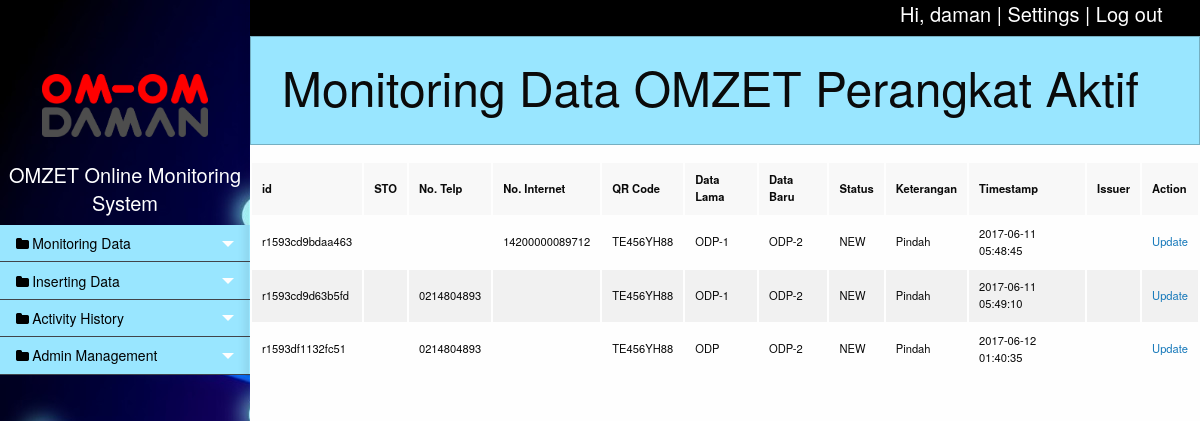
The app's page /monitor_pa.php (signed in) with its own data.
### tables this page shows
CREATE TABLE `tb_account` (
  `email` varchar(30) NOT NULL,
  `password` varchar(32) NOT NULL,
  `fname` varchar(20) NOT NULL,
  `lname` varchar(20) NOT NULL,
  `phone` varchar(20) NOT NULL,
  `acctype` varchar(20) NOT NULL,
  `sto` varchar(3) NOT NULL
);

CREATE TABLE `tb_pa` (
  `id` varchar(15) NOT NULL,
  `sto` varchar(3) NOT NULL,
  `no_telp` varchar(30) NOT NULL,
  `no_internet` varchar(30) NOT NULL,
  `qr` varchar(12) NOT NULL,
  `data_lama` varchar(50) NOT NULL,
  `data_baru` varchar(50) NOT NULL,
  `status` varchar(20) NOT NULL,
  `keterangan` varchar(50) NOT NULL,
  `tanggal` timestamp NOT NULL DEFAULT CURRENT_TIMESTAMP ON UPDATE CURRENT_TIMESTAMP,
  `issuer` varchar(30) NOT NULL,
  `followup` varchar(30) NOT NULL
);

### function/session.php (called while the page is built, shortened)
<?php
	include('database.php');
	$user_email=$_SESSION['login_user'];
	$query=mysqli_query($con, "SELECT * FROM tb_account WHERE email='".$user_email."'");
	$row=mysqli_fetch_assoc($query);
	$login_fname=$row['fname'];
	$login_acctype=$row['acctype'];
?>

### function/omom.php (the view, shortened to what this page needs)
<?php
	function viewData($opt,$acctype){
		include('database.php');
		switch ($opt){
			case 1:
				$tb='tb_pa';
				break;
		}
		if($opt==1 || $opt==2 || $opt==3){
			$query=mysqli_query($con, "SELECT * FROM ".$tb);
		}
		else{
			$query=mysqli_query($con, "SELECT * FROM `tb_history` ORDER BY `tb_history`.`tanggal` DESC ");
		}
		if(mysqli_num_rows($query)>0){
			while ($row = mysqli_fetch_array($query)){
				if($opt==4){
					if($row['status']=="CLOSED"){
						echo '<tr style="background-color:#daf6ff">';
					}elseif($row['status']=="REJECTED"){
						echo '<tr style="background-color:#ff9999">';
					}else{
						echo '<tr>';
					}
					$isquery=mysqli_query($con, "SELECT fname FROM tb_account WHERE email='".$row['issuer']."'");
					$isrow=mysqli_fetch_assoc($isquery);
					$fuquery=mysqli_query($con, "SELECT fname FROM tb_account WHERE email='".$row['followup']."'");
					$furow=mysqli_fetch_assoc($fuquery);
					echo
					'<td>'.$row['id'].'</td>
					 <td>'.$row['sto'].'</td>
					 <td>'.$row['no_telp'].'</td>
					 <td>'.$row['no_internet'].'</td>
					 <td>'.$row['qr'].'</td>
					 <td>'.$row['data_lama'].'</td>
					 <td>'.$row['data_baru'].'</td>
					 <td>'.$row['status'].'</td>
					 <td>'.$row['keterangan'].'</td>
					 <td>'.$row['tanggal'].'</td>
					 <td><a href="profile.php?vemail='.$row['issuer'].'">'.$isrow['fname'].'</a></td>
					 <td><a href="profile.php?vemail='.$row['followup'].'">'.$furow['fname'].'</a></td>
					 </tr>';
				}else{
					echo
					'<tr>
					 <td>'.$row['id'].'</td>
					 <td>'.$row['sto'].'</td>
					 <td>'.$row['no_telp'].'</td>
					 <td>'.$row['no_internet'].'</td>
					 <td>'.$row['qr'].'</td>
					 <td>'.$row['data_lama'].'</td>
					 <td>'.$row['data_baru'].'</td>
					 <td>'.$row['status'].'</td>
					 <td>'.$row['keterangan'].'</td>
					 <td>'.$row['tanggal'].'</td>
					 <td><a href="profile.php?vemail='.$row['issuer'].'">'.$isrow['fname'].'</a></td>';
					 if($acctype=='admin' || $acctype=='daman'){
						 echo
						'<td><a href="update.php?id='.$row['id'].'">Update</a></td>
						</tr>';
					 }else{
						 echo
						 '<td style="text-align:center">-</td>
						 </tr>';
					 }
				}
			}
		}else{
			echo
			'<tr>
			 <td colspan="10" style="text-align:center">There is no data at the moment.</td>
			 </tr>';
		}
	}
?>

### monitor_pa.php (shortened to what this page needs)
<?php
include('function/omom.php');
include('function/session.php');
?>
<!doctype html>
<html class="no-js" lang="en">
<head>
  <link rel="stylesheet" href="css/foundation.css">
  <link rel="stylesheet" href="css/app.css">
  <link rel="stylesheet" href="css/custom.css">
  <link rel="stylesheet" href="css/pace.css" />
  <link rel="stylesheet" type="text/css" href="font/foundation-icons.css" />
  <link href="http://cdnjs.cloudflare.com/ajax/libs/font-awesome/4.3.0/css/font-awesome.css" rel="stylesheet" type='text/css'>
</head>
<body>
  <div class="off-canvas-wrapper">
    <div class="large-12 bg-black">
      <div class="row small-3 small-offset-9 show-for-large">
        <h5>Hi, <a href="profile.php"><?php echo $login_fname; ?></a> | <a href="settings.php">Settings</a> | <a href="function/logout.php">Log out</a></h5>
      </div>
    </div>
    <div class="off-canvas-wrapper-inner" data-off-canvas-wrapper>
      <div class="off-canvas position-left reveal-for-large" id="my-info" data-off-canvas data-position="left">
        <div class="medium-12">
          <br>
          <div class="row medium-8">
            <img style="margin-top: 50px;" src="image/omom.png">
          </div>
          <br>
          <a href="dashboard.php"><h5 style="color:white"><center>OMZET Online Monitoring System</center></h5></a>
          <div class="row small-12">
            <ul class="multilevel-accordion-menu vertical menu" data-accordion-menu>
              <li>
                <a href="#">Monitoring Data</a>
              </li>
              <li>
                <a href="#">Inserting Data</a>
              </li>
              <li>
                <a href="#">Activity History</a>
              </li>
              <?php
              if($login_acctype=='admin'){
               echo
               '<li>
               <a href="#">Admin Management</a>
               <ul class="menu vertical sublevel-1">
                 <li><a class="subitem" href="admin_member.php">Member Approval</a></li>
               </ul>
             </li>';
           }
           ?>
            </ul>
          </div>
        </div>
      </div>
      <div class="off-canvas-content" data-off-canvas-content>
        <div class="callout primary">
          <div class="row column">
            <h1>Monitoring Data OMZET Perangkat Aktif</h1>
          </div>
        </div>
        <div class="row medium-12">
          <table>
            <thead>
              <tr>
                <th>id</th>
				<th>STO</th>
                <th>No. Telp</th>
                <th>No. Internet</th>
                <th>QR Code</th>
                <th>Data Lama</th>
                <th>Data Baru</th>
                <th>Status</th>
                <th>Keterangan</th>
                <th>Timestamp</th>
                <th>Issuer</th>
                <th>Action</th>
              </tr>
            </thead>
            <tbody>
              <?php
              viewData(1,$login_acctype);
              ?>
            </tbody>
          </table>
        </div>
      </div>
    </div>
  </div>
</body>
</html>

### css/custom.css (style rules this page uses)
.bg-black { background-color: black; color: white; }
.bg-black .row h5 a { color: white; }

### records on screen
tb_account: fname "daman"
tb_pa: id "r1593cd9bdaa463", no_internet "14200000089712", qr "TE456YH88", data_lama "ODP-1", data_baru "ODP-2", status "NEW", keterangan "Pindah", tanggal "2017-06-11 05:48:45"
tb_pa: id "r1593cd9d63b5fd", no_telp "0214804893", qr "TE456YH88", data_lama "ODP-1", data_baru "ODP-2", status "NEW", keterangan "Pindah", tanggal "2017-06-11 05:49:10"
tb_pa: id "r1593df1132fc51", no_telp "0214804893", qr "TE456YH88", data_lama "ODP", data_baru "ODP-2", status "NEW", keterangan "Pindah", tanggal "2017-06-12 01:40:35"
